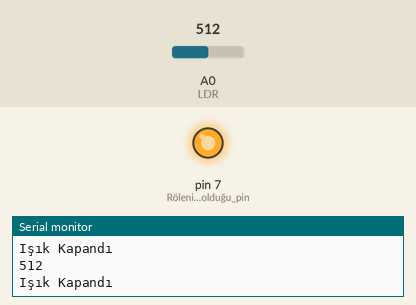
Recording of a sketch running on a simulated Arduino Uno, built with avr-gcc and run on an emulated ATmega328P. Parts: output pins drawn as LEDs (lit = HIGH), the last lines printed to the serial monitor. The inputs (shaded band) are chosen by the test bench; at power-on: A0 (LDR) = 512.

Above: at 2.8 s.
2.9 s: A0 (LDR) set to 53
4.4 s: A0 (LDR) set to 46
At 6.4 s:
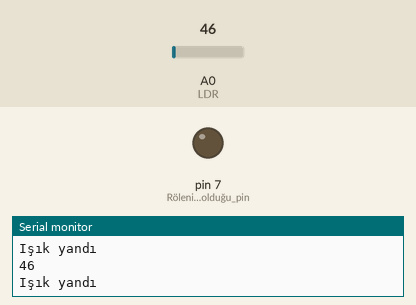
7.8 s: A0 (LDR) set to 122
At 9.4 s:
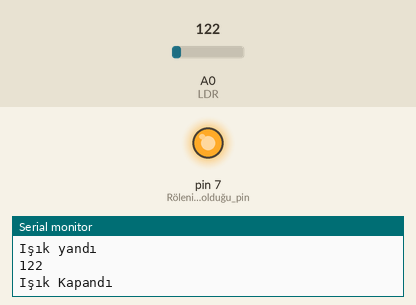
9.9 s: A0 (LDR) set to 40
At 11.0 s:
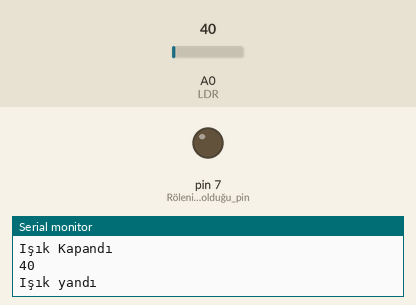
Timing chart, 0 to 12.9 s (numbered marks = the images above; inputs shaded):
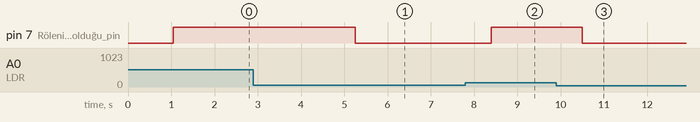

Measured:
- the behaviour switches between 50 and 49 on A0 (LDR) (found by bisection; images 0 and 1)
- after the input at 4.4 s, pin 7 (Rölenin_bağlı_olduğu_pin): HIGH → LOW after 0.85 s
- after the input at 7.8 s, pin 7 (Rölenin_bağlı_olduğu_pin): LOW → HIGH after 0.60 s
- after the input at 9.9 s, pin 7 (Rölenin_bağlı_olduğu_pin): HIGH → LOW after 0.60 s

The sketch:

Ebabil_Sens_rl__Lamba.ino
```cpp
void setup() {
pinMode(7,OUTPUT);//Rölenin bağlı olduğu pin
Serial.begin(9600);

}

void loop() {
  delay(1000);

  int isik = analogRead(A0); //Işık değişkenini A0 pinindeki LDR ile okuyoruz
  Serial.println(isik); //Okunan değeri seri iletişim ekranına yansıtıyoruz
  delay(50);
  if (isik <50 ) { //Okunan ışık değeri 900'den büyük ise
    Serial.println("Işık yandı");
    digitalWrite(7,LOW);  // Röleyi aktifleştir
  }
  if (isik >50) { //Okunan ışık değeri 850'den küçük ise
    Serial.println("Işık Kapandı");
    digitalWrite(7,HIGH);  // Röleyi pasifleştir
  }

}
```
